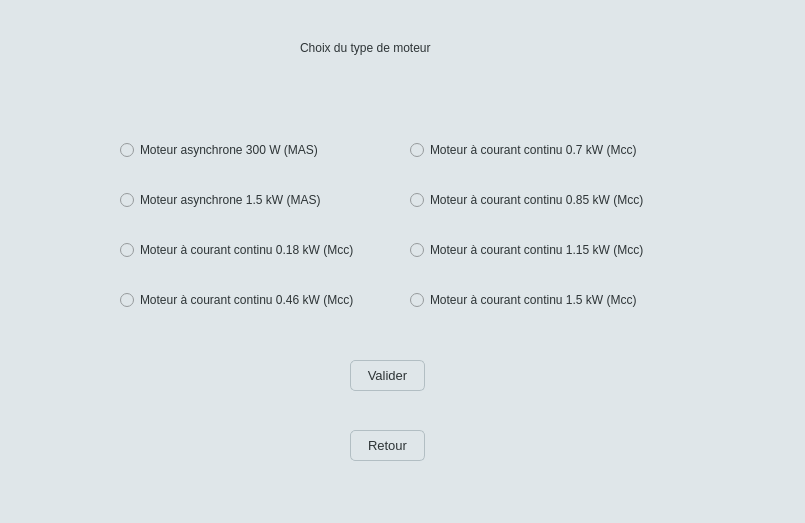
<?xml version="1.0" encoding="UTF-8"?>
<ui version="4.0">
 <class>Form</class>
 <widget class="QWidget" name="Form">
  <property name="geometry">
   <rect>
    <x>0</x>
    <y>0</y>
    <width>805</width>
    <height>523</height>
   </rect>
  </property>
  <property name="windowTitle">
   <string>Form</string>
  </property>
  <property name="styleSheet">
   <string notr="true">QWidget {
    background-color: #dfe6e9;
    color: #2d3436;
}</string>
  </property>
  <widget class="QRadioButton" name="radioButton_5">
   <property name="geometry">
    <rect>
     <x>120</x>
     <y>140</y>
     <width>211</width>
     <height>20</height>
    </rect>
   </property>
   <property name="text">
    <string>Moteur asynchrone 300 W (MAS)</string>
   </property>
  </widget>
  <widget class="QRadioButton" name="radioButton_6">
   <property name="geometry">
    <rect>
     <x>120</x>
     <y>240</y>
     <width>251</width>
     <height>20</height>
    </rect>
   </property>
   <property name="text">
    <string>Moteur à courant continu 0.18 kW (Mcc)</string>
   </property>
  </widget>
  <widget class="QRadioButton" name="radioButton_7">
   <property name="geometry">
    <rect>
     <x>120</x>
     <y>190</y>
     <width>231</width>
     <height>20</height>
    </rect>
   </property>
   <property name="text">
    <string>Moteur asynchrone 1.5 kW (MAS)</string>
   </property>
  </widget>
  <widget class="QRadioButton" name="radioButton_8">
   <property name="geometry">
    <rect>
     <x>410</x>
     <y>290</y>
     <width>241</width>
     <height>20</height>
    </rect>
   </property>
   <property name="text">
    <string>Moteur à courant continu 1.5 kW (Mcc)</string>
   </property>
  </widget>
  <widget class="QRadioButton" name="radioButton_9">
   <property name="geometry">
    <rect>
     <x>410</x>
     <y>240</y>
     <width>271</width>
     <height>20</height>
    </rect>
   </property>
   <property name="text">
    <string>Moteur à courant continu 1.15 kW (Mcc)</string>
   </property>
  </widget>
  <widget class="QRadioButton" name="radioButton_10">
   <property name="geometry">
    <rect>
     <x>410</x>
     <y>190</y>
     <width>261</width>
     <height>20</height>
    </rect>
   </property>
   <property name="text">
    <string>Moteur à courant continu 0.85 kW (Mcc)</string>
   </property>
  </widget>
  <widget class="QRadioButton" name="radioButton_11">
   <property name="geometry">
    <rect>
     <x>120</x>
     <y>290</y>
     <width>261</width>
     <height>20</height>
    </rect>
   </property>
   <property name="text">
    <string>Moteur à courant continu 0.46 kW (Mcc)</string>
   </property>
  </widget>
  <widget class="QRadioButton" name="radioButton_12">
   <property name="geometry">
    <rect>
     <x>410</x>
     <y>140</y>
     <width>241</width>
     <height>20</height>
    </rect>
   </property>
   <property name="text">
    <string>Moteur à courant continu 0.7 kW (Mcc)</string>
   </property>
  </widget>
  <widget class="QPushButton" name="pushButton">
   <property name="geometry">
    <rect>
     <x>350</x>
     <y>360</y>
     <width>75</width>
     <height>31</height>
    </rect>
   </property>
   <property name="styleSheet">
    <string notr="true">QPushButton {
    background-color: #dfe6e9;
    border: 1px solid #b2bec3;
    border-radius: 5px;
    color: #2d3436;
    padding: 6px 12px;
    font: 13px;
}

QPushButton:hover {
    background-color: #b2bec3;
}

QPushButton:pressed {
    background-color: #636e72;
    color: #ffffff;
}</string>
   </property>
   <property name="text">
    <string>Valider</string>
   </property>
  </widget>
  <widget class="QPushButton" name="pushButton_2">
   <property name="geometry">
    <rect>
     <x>350</x>
     <y>430</y>
     <width>75</width>
     <height>31</height>
    </rect>
   </property>
   <property name="styleSheet">
    <string notr="true">QPushButton {
    background-color: #dfe6e9;
    border: 1px solid #b2bec3;
    border-radius: 5px;
    color: #2d3436;
    padding: 6px 12px;
    font: 13px;
}

QPushButton:hover {
    background-color: #b2bec3;
}

QPushButton:pressed {
    background-color: #636e72;
    color: #ffffff;
}</string>
   </property>
   <property name="text">
    <string>Retour</string>
   </property>
  </widget>
  <widget class="QLabel" name="label">
   <property name="geometry">
    <rect>
     <x>300</x>
     <y>40</y>
     <width>201</width>
     <height>16</height>
    </rect>
   </property>
   <property name="text">
    <string>Choix du type de moteur </string>
   </property>
  </widget>
 </widget>
 <resources/>
 <connections/>
</ui>
